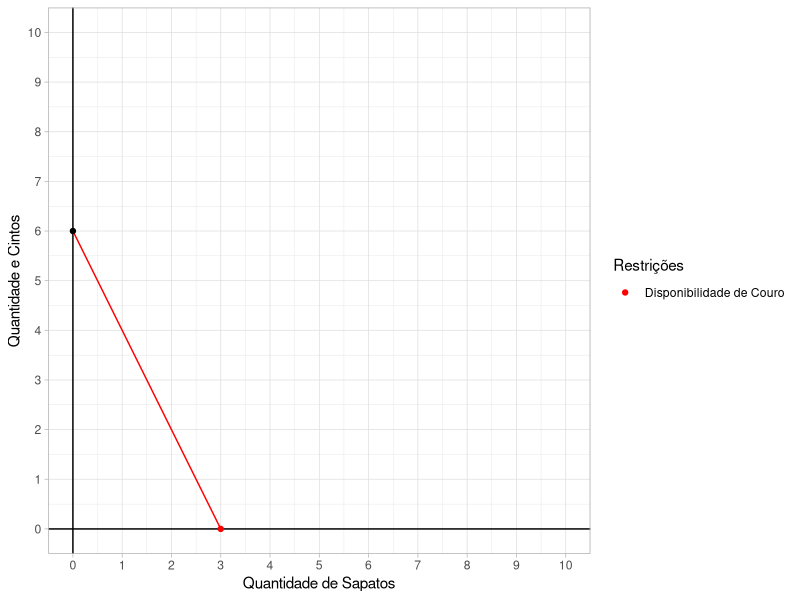
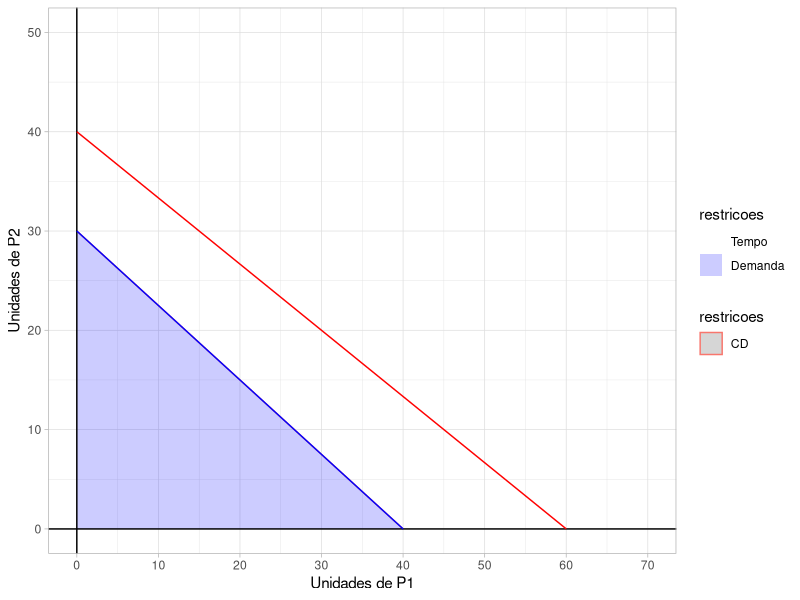

These charts were generated, in order, by the following R code:
## ---- chunk 1

library(ggplot2)

# Definindo o dataframe
data <- data.frame(
  eixo = c("x_1", "x_2", "Restrições"),
  A = c(0, 6, "Disponibilidade de Couro"),
  B = c(3, 0, "Disponibilidade de Couro"),
  C = c(0, 0, "")
)

# Plotando o gráfico
ggplot(NULL, aes(x = A, y = B, color = Restrições)) +

  theme_light() +
  scale_x_continuous(limits = c(0, 10), breaks = seq(0, 10, 1)) +
  scale_y_continuous(limits = c(0, 10), breaks = seq(0, 10, 1)) +
  geom_hline(yintercept = 0) +
  geom_vline(xintercept = 0) +
  labs(x = "Quantidade de Sapatos", y = "Quantidade e Cintos") +
  scale_colour_manual(
    values = c("red"), labels = c("Disponibilidade de Couro")
  ) +

  geom_line(aes(x = c(3, 0), y = c(0, 6)), color = "red") +
  geom_point(aes(x = c(0), y = c(6), color = "red"), color = "black") +
  geom_point(aes(x = c(3), y = c(0), color = "red"))
## ---- chunk 2

library(ggplot2)

# Definindo o dataframe
data <- data.frame(
  restricoes = c("AB", "AB", "CD", "CD"),
  x = c(0, 40, 0, 30),
  y = c(60, 0, 40, 0),
  estoque = c(0, 30, 0, 40)
)

# Plotando o gráfico
ggplot(data, aes(x, y, fill = restricoes, color = restricoes)) +

  # Configurações do gráfico
  geom_area(
    aes(x = c(0, 0, 0, 40), y = c(0, 0, 30, 0)),
    alpha = 0.2,
  ) +
  theme_light() +
  scale_x_continuous(limits = c(0, 70), breaks = seq(0, 70, 10)) +
  scale_y_continuous(limits = c(0, 50), breaks = seq(0, 50, 10)) +
  geom_hline(yintercept = 0) +
  geom_vline(xintercept = 0) +
  labs(x = "Unidades de P1", y = "Unidades de P2") +
  scale_fill_manual(
    values = c("red", "blue", "", ""),
    labels = c("Tempo", "Demanda", "", "")
  ) +

  # Adicionando as linhas de restrição
  #geom_line(aes(x = c(0, 60, 0, 0), y = c(40, 0, 0, 0)), color = "red") +
  geom_line(
    aes(x = c(x[1], y[1], y[1], y[1]), y = c(x[2], y[2], y[2], y[2])),
    color = "red"
  ) +
  geom_line(
    aes(x = c(x[3], y[3], y[3], y[3]), y = c(x[4], y[4], y[4], y[4])),
    color = "blue"
  )

  # geom_point(aes(x = c(0), y = c(30), color = "blue"), color = "black") +
  # geom_point(aes(x = c(40), y = c(0), color = "blue")) +
